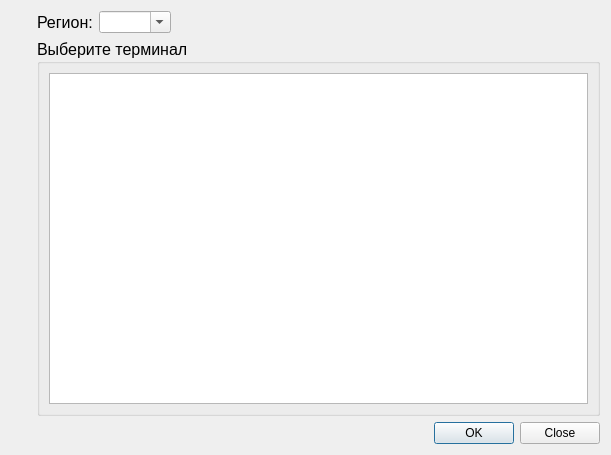
<?xml version="1.0" encoding="UTF-8"?>
<ui version="4.0">
 <class>AddTerminalDialog</class>
 <widget class="QDialog" name="AddTerminalDialog">
  <property name="geometry">
   <rect>
    <x>0</x>
    <y>0</y>
    <width>611</width>
    <height>455</height>
   </rect>
  </property>
  <property name="windowTitle">
   <string>Выбор терминала - Терминал</string>
  </property>
  <property name="windowIcon">
   <iconset resource="../resource.qrc">
    <normaloff>:/Image/azs.png</normaloff>:/Image/azs.png</iconset>
  </property>
  <layout class="QGridLayout" name="gridLayout_2">
   <item row="0" column="0" rowspan="2">
    <layout class="QVBoxLayout" name="verticalLayout">
     <item>
      <widget class="QLabel" name="label_2">
       <property name="text">
        <string/>
       </property>
       <property name="pixmap">
        <pixmap resource="../resource.qrc">:/Image/fuellogo.png</pixmap>
       </property>
      </widget>
     </item>
     <item>
      <spacer name="verticalSpacer">
       <property name="orientation">
        <enum>Qt::Vertical</enum>
       </property>
       <property name="sizeHint" stdset="0">
        <size>
         <width>20</width>
         <height>40</height>
        </size>
       </property>
      </spacer>
     </item>
    </layout>
   </item>
   <item row="0" column="1">
    <widget class="QLabel" name="label">
     <property name="font">
      <font>
       <pointsize>12</pointsize>
      </font>
     </property>
     <property name="text">
      <string>Регион:</string>
     </property>
    </widget>
   </item>
   <item row="0" column="2">
    <widget class="QComboBox" name="comboBoxRegions">
     <property name="editable">
      <bool>true</bool>
     </property>
     <property name="maxVisibleItems">
      <number>15</number>
     </property>
    </widget>
   </item>
   <item row="0" column="3">
    <spacer name="horizontalSpacer">
     <property name="orientation">
      <enum>Qt::Horizontal</enum>
     </property>
     <property name="sizeHint" stdset="0">
      <size>
       <width>199</width>
       <height>20</height>
      </size>
     </property>
    </spacer>
   </item>
   <item row="2" column="1" colspan="3">
    <widget class="QDialogButtonBox" name="buttonBox">
     <property name="orientation">
      <enum>Qt::Horizontal</enum>
     </property>
     <property name="standardButtons">
      <set>QDialogButtonBox::Close|QDialogButtonBox::Ok</set>
     </property>
    </widget>
   </item>
   <item row="1" column="1" colspan="3">
    <widget class="QGroupBox" name="groupBox">
     <property name="font">
      <font>
       <pointsize>12</pointsize>
       <weight>50</weight>
       <bold>false</bold>
      </font>
     </property>
     <property name="title">
      <string>Выберите терминал</string>
     </property>
     <layout class="QGridLayout" name="gridLayout">
      <item row="0" column="0">
       <widget class="QTableView" name="tableViewTerminals">
        <property name="font">
         <font>
          <pointsize>10</pointsize>
          <weight>50</weight>
          <bold>false</bold>
         </font>
        </property>
        <property name="editTriggers">
         <set>QAbstractItemView::NoEditTriggers</set>
        </property>
        <property name="alternatingRowColors">
         <bool>true</bool>
        </property>
        <property name="selectionMode">
         <enum>QAbstractItemView::SingleSelection</enum>
        </property>
        <property name="selectionBehavior">
         <enum>QAbstractItemView::SelectRows</enum>
        </property>
       </widget>
      </item>
     </layout>
    </widget>
   </item>
  </layout>
 </widget>
 <resources>
  <include location="../resource.qrc"/>
 </resources>
 <connections>
  <connection>
   <sender>buttonBox</sender>
   <signal>accepted()</signal>
   <receiver>AddTerminalDialog</receiver>
   <slot>accept()</slot>
   <hints>
    <hint type="sourcelabel">
     <x>248</x>
     <y>254</y>
    </hint>
    <hint type="destinationlabel">
     <x>157</x>
     <y>274</y>
    </hint>
   </hints>
  </connection>
  <connection>
   <sender>buttonBox</sender>
   <signal>rejected()</signal>
   <receiver>AddTerminalDialog</receiver>
   <slot>reject()</slot>
   <hints>
    <hint type="sourcelabel">
     <x>316</x>
     <y>260</y>
    </hint>
    <hint type="destinationlabel">
     <x>286</x>
     <y>274</y>
    </hint>
   </hints>
  </connection>
 </connections>
</ui>
